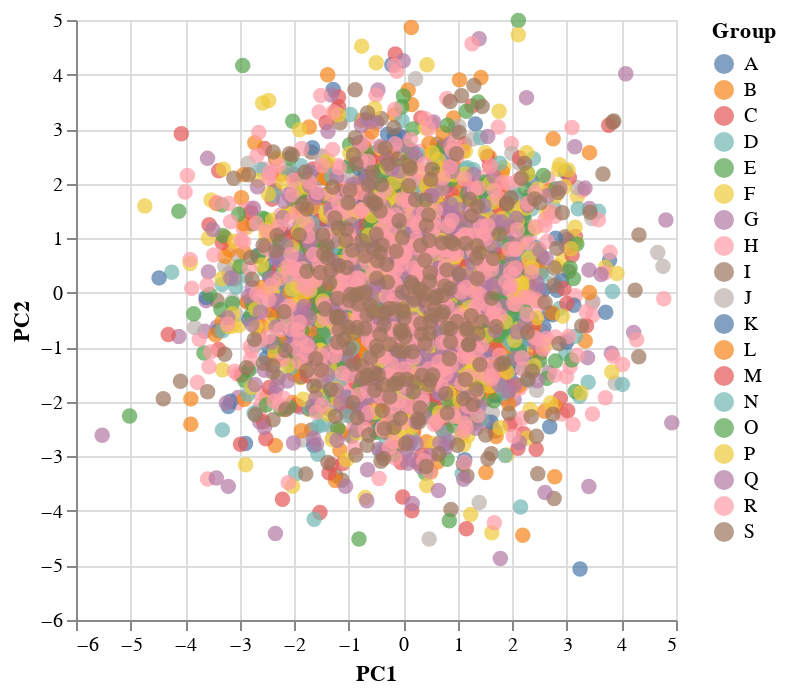

The cell this chart's notebook holds for it:
### Markdown cell above
# PCA

### Code cell
from lmsstat import stats, plot
import pandas as pd

data = pd.read_csv("data.csv")

pc_scores, pc_loadings, r_square = stats.pca(data)

pca_plt = plot.plot_pca(pc_scores, data['Group'])

pca_plt.display()

### Figure 1 — Vega-Lite specification as saved in the notebook (floating-point values rounded to 4 significant figures; data arrays with more than 128 entries replaced by an {"elided": "..."} marker saying what was removed)
{"config": {"view": {"continuousWidth": 300, "continuousHeight": 300}}, "data": {"name": "data-57f3a1cbf65b21c4a0b4eaea972e4dd4"}, "mark": {"type": "circle", "size": 60}, "encoding": {"color": {"field": "Group", "type": "nominal"}, "tooltip": [{"field": "Group", "type": "nominal"}, {"field": "PC1", "type": "quantitative"}, {"field": "PC2", "type": "quantitative"}], "x": {"field": "PC1", "type": "quantitative"}, "y": {"field": "PC2", "type": "quantitative"}}, "$schema": "https://vega.github.io/schema/vega-lite/v5.17.0.json", "datasets": {"data-57f3a1cbf65b21c4a0b4eaea972e4dd4": {"elided": "4013 records"}}}
